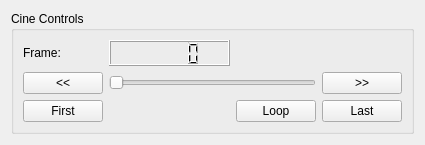
<?xml version="1.0" encoding="UTF-8"?>
<ui version="4.0">
 <class>cineWidget</class>
 <widget class="QWidget" name="cineWidget">
  <property name="geometry">
   <rect>
    <x>0</x>
    <y>0</y>
    <width>425</width>
    <height>145</height>
   </rect>
  </property>
  <property name="sizePolicy">
   <sizepolicy hsizetype="MinimumExpanding" vsizetype="Preferred">
    <horstretch>0</horstretch>
    <verstretch>0</verstretch>
   </sizepolicy>
  </property>
  <property name="windowTitle">
   <string>Form</string>
  </property>
  <layout class="QVBoxLayout" name="verticalLayout">
   <item>
    <widget class="QGroupBox" name="controlsGroupBox">
     <property name="title">
      <string>Cine Controls</string>
     </property>
     <layout class="QGridLayout" name="gridLayout">
      <item row="1" column="1" colspan="2">
       <widget class="QSlider" name="cineSlider">
        <property name="orientation">
         <enum>Qt::Horizontal</enum>
        </property>
       </widget>
      </item>
      <item row="1" column="3">
       <widget class="QPushButton" name="cineForwardOne">
        <property name="text">
         <string>&gt;&gt;</string>
        </property>
       </widget>
      </item>
      <item row="2" column="2">
       <widget class="QPushButton" name="cineLoop">
        <property name="text">
         <string>Loop</string>
        </property>
        <property name="checkable">
         <bool>true</bool>
        </property>
       </widget>
      </item>
      <item row="2" column="1">
       <spacer name="horizontalSpacer">
        <property name="orientation">
         <enum>Qt::Horizontal</enum>
        </property>
        <property name="sizeHint" stdset="0">
         <size>
          <width>40</width>
          <height>20</height>
         </size>
        </property>
       </spacer>
      </item>
      <item row="2" column="0">
       <widget class="QPushButton" name="cineFirst">
        <property name="text">
         <string>First</string>
        </property>
       </widget>
      </item>
      <item row="2" column="3">
       <widget class="QPushButton" name="cineLast">
        <property name="text">
         <string>Last</string>
        </property>
       </widget>
      </item>
      <item row="1" column="0">
       <widget class="QPushButton" name="cineBackOne">
        <property name="text">
         <string>&lt;&lt;</string>
        </property>
       </widget>
      </item>
      <item row="0" column="1">
       <widget class="QLCDNumber" name="cineFrameLCD">
        <property name="lineWidth">
         <number>1</number>
        </property>
       </widget>
      </item>
      <item row="0" column="0">
       <widget class="QLabel" name="cineFrameLabel">
        <property name="text">
         <string>Frame:</string>
        </property>
       </widget>
      </item>
     </layout>
    </widget>
   </item>
  </layout>
 </widget>
 <resources/>
 <connections/>
</ui>
